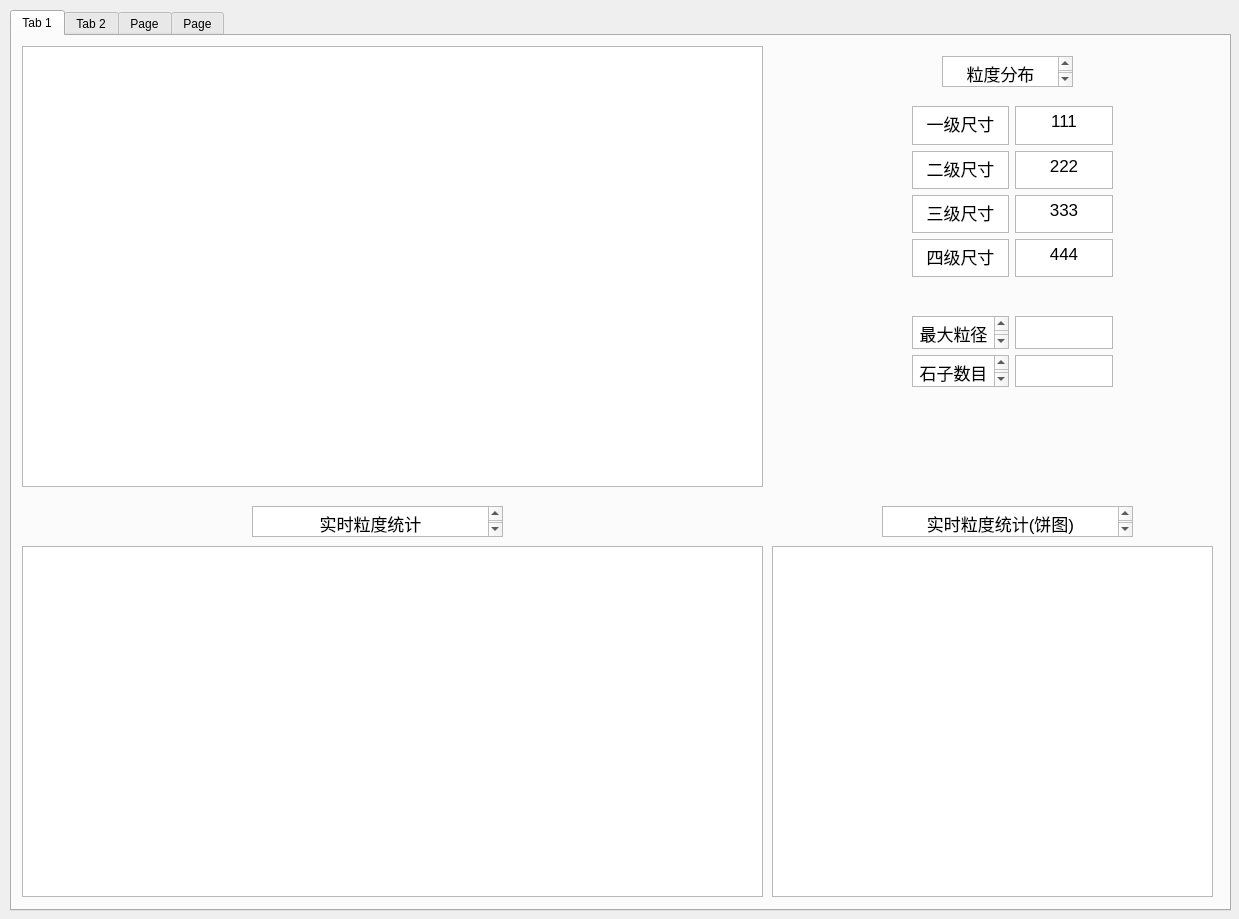
<?xml version="1.0" encoding="UTF-8"?>
<ui version="4.0">
 <class>MainWindow</class>
 <widget class="QMainWindow" name="MainWindow">
  <property name="geometry">
   <rect>
    <x>0</x>
    <y>0</y>
    <width>1239</width>
    <height>919</height>
   </rect>
  </property>
  <property name="windowTitle">
   <string>MainWindow</string>
  </property>
  <widget class="QWidget" name="centralwidget">
   <widget class="QTabWidget" name="tabWidget">
    <property name="geometry">
     <rect>
      <x>10</x>
      <y>10</y>
      <width>1221</width>
      <height>901</height>
     </rect>
    </property>
    <property name="currentIndex">
     <number>0</number>
    </property>
    <widget class="QWidget" name="tab">
     <attribute name="title">
      <string>Tab 1</string>
     </attribute>
     <widget class="QGraphicsView" name="graphicsView">
      <property name="geometry">
       <rect>
        <x>10</x>
        <y>10</y>
        <width>741</width>
        <height>441</height>
       </rect>
      </property>
     </widget>
     <widget class="QTextBrowser" name="textBrowser_9">
      <property name="geometry">
       <rect>
        <x>240</x>
        <y>470</y>
        <width>251</width>
        <height>31</height>
       </rect>
      </property>
      <property name="html">
       <string>&lt;!DOCTYPE HTML PUBLIC &quot;-//W3C//DTD HTML 4.0//EN&quot; &quot;http://www.w3.org/TR/REC-html40/strict.dtd&quot;&gt;
&lt;html&gt;&lt;head&gt;&lt;meta name=&quot;qrichtext&quot; content=&quot;1&quot; /&gt;&lt;style type=&quot;text/css&quot;&gt;
p, li { white-space: pre-wrap; }
&lt;/style&gt;&lt;/head&gt;&lt;body style=&quot; font-family:'.AppleSystemUIFont'; font-size:13pt; font-weight:400; font-style:normal;&quot;&gt;
&lt;p align=&quot;center&quot; style=&quot; margin-top:0px; margin-bottom:0px; margin-left:0px; margin-right:0px; -qt-block-indent:0; text-indent:0px;&quot;&gt;实时粒度统计&lt;/p&gt;&lt;/body&gt;&lt;/html&gt;</string>
      </property>
     </widget>
     <widget class="QGraphicsView" name="graphicsView_2">
      <property name="geometry">
       <rect>
        <x>10</x>
        <y>510</y>
        <width>741</width>
        <height>351</height>
       </rect>
      </property>
     </widget>
     <widget class="QWidget" name="gridLayoutWidget">
      <property name="geometry">
       <rect>
        <x>900</x>
        <y>70</y>
        <width>201</width>
        <height>171</height>
       </rect>
      </property>
      <layout class="QGridLayout" name="gridLayout">
       <item row="1" column="1">
        <widget class="QTextBrowser" name="textBrowser_6">
         <property name="html">
          <string>&lt;!DOCTYPE HTML PUBLIC &quot;-//W3C//DTD HTML 4.0//EN&quot; &quot;http://www.w3.org/TR/REC-html40/strict.dtd&quot;&gt;
&lt;html&gt;&lt;head&gt;&lt;meta name=&quot;qrichtext&quot; content=&quot;1&quot; /&gt;&lt;style type=&quot;text/css&quot;&gt;
p, li { white-space: pre-wrap; }
&lt;/style&gt;&lt;/head&gt;&lt;body style=&quot; font-family:'.AppleSystemUIFont'; font-size:13pt; font-weight:400; font-style:normal;&quot;&gt;
&lt;p align=&quot;center&quot; style=&quot; margin-top:0px; margin-bottom:0px; margin-left:0px; margin-right:0px; -qt-block-indent:0; text-indent:0px;&quot;&gt;222&lt;/p&gt;&lt;/body&gt;&lt;/html&gt;</string>
         </property>
        </widget>
       </item>
       <item row="3" column="1">
        <widget class="QTextBrowser" name="textBrowser_8">
         <property name="html">
          <string>&lt;!DOCTYPE HTML PUBLIC &quot;-//W3C//DTD HTML 4.0//EN&quot; &quot;http://www.w3.org/TR/REC-html40/strict.dtd&quot;&gt;
&lt;html&gt;&lt;head&gt;&lt;meta name=&quot;qrichtext&quot; content=&quot;1&quot; /&gt;&lt;style type=&quot;text/css&quot;&gt;
p, li { white-space: pre-wrap; }
&lt;/style&gt;&lt;/head&gt;&lt;body style=&quot; font-family:'.AppleSystemUIFont'; font-size:13pt; font-weight:400; font-style:normal;&quot;&gt;
&lt;p align=&quot;center&quot; style=&quot; margin-top:0px; margin-bottom:0px; margin-left:0px; margin-right:0px; -qt-block-indent:0; text-indent:0px;&quot;&gt;444&lt;/p&gt;&lt;/body&gt;&lt;/html&gt;</string>
         </property>
        </widget>
       </item>
       <item row="2" column="0">
        <widget class="QTextBrowser" name="textBrowser_3">
         <property name="html">
          <string>&lt;!DOCTYPE HTML PUBLIC &quot;-//W3C//DTD HTML 4.0//EN&quot; &quot;http://www.w3.org/TR/REC-html40/strict.dtd&quot;&gt;
&lt;html&gt;&lt;head&gt;&lt;meta name=&quot;qrichtext&quot; content=&quot;1&quot; /&gt;&lt;style type=&quot;text/css&quot;&gt;
p, li { white-space: pre-wrap; }
&lt;/style&gt;&lt;/head&gt;&lt;body style=&quot; font-family:'.AppleSystemUIFont'; font-size:13pt; font-weight:400; font-style:normal;&quot;&gt;
&lt;p align=&quot;center&quot; style=&quot; margin-top:0px; margin-bottom:0px; margin-left:0px; margin-right:0px; -qt-block-indent:0; text-indent:0px;&quot;&gt;三级尺寸&lt;/p&gt;&lt;/body&gt;&lt;/html&gt;</string>
         </property>
        </widget>
       </item>
       <item row="3" column="0">
        <widget class="QTextBrowser" name="textBrowser_4">
         <property name="html">
          <string>&lt;!DOCTYPE HTML PUBLIC &quot;-//W3C//DTD HTML 4.0//EN&quot; &quot;http://www.w3.org/TR/REC-html40/strict.dtd&quot;&gt;
&lt;html&gt;&lt;head&gt;&lt;meta name=&quot;qrichtext&quot; content=&quot;1&quot; /&gt;&lt;style type=&quot;text/css&quot;&gt;
p, li { white-space: pre-wrap; }
&lt;/style&gt;&lt;/head&gt;&lt;body style=&quot; font-family:'.AppleSystemUIFont'; font-size:13pt; font-weight:400; font-style:normal;&quot;&gt;
&lt;p align=&quot;center&quot; style=&quot; margin-top:0px; margin-bottom:0px; margin-left:0px; margin-right:0px; -qt-block-indent:0; text-indent:0px;&quot;&gt;四级尺寸&lt;/p&gt;&lt;/body&gt;&lt;/html&gt;</string>
         </property>
        </widget>
       </item>
       <item row="1" column="0">
        <widget class="QTextEdit" name="textEdit_2">
         <property name="html">
          <string>&lt;!DOCTYPE HTML PUBLIC &quot;-//W3C//DTD HTML 4.0//EN&quot; &quot;http://www.w3.org/TR/REC-html40/strict.dtd&quot;&gt;
&lt;html&gt;&lt;head&gt;&lt;meta name=&quot;qrichtext&quot; content=&quot;1&quot; /&gt;&lt;style type=&quot;text/css&quot;&gt;
p, li { white-space: pre-wrap; }
&lt;/style&gt;&lt;/head&gt;&lt;body style=&quot; font-family:'.AppleSystemUIFont'; font-size:13pt; font-weight:400; font-style:normal;&quot;&gt;
&lt;p align=&quot;center&quot; style=&quot; margin-top:0px; margin-bottom:0px; margin-left:0px; margin-right:0px; -qt-block-indent:0; text-indent:0px;&quot;&gt;二级尺寸&lt;/p&gt;&lt;/body&gt;&lt;/html&gt;</string>
         </property>
        </widget>
       </item>
       <item row="2" column="1">
        <widget class="QTextEdit" name="textEdit_7">
         <property name="html">
          <string>&lt;!DOCTYPE HTML PUBLIC &quot;-//W3C//DTD HTML 4.0//EN&quot; &quot;http://www.w3.org/TR/REC-html40/strict.dtd&quot;&gt;
&lt;html&gt;&lt;head&gt;&lt;meta name=&quot;qrichtext&quot; content=&quot;1&quot; /&gt;&lt;style type=&quot;text/css&quot;&gt;
p, li { white-space: pre-wrap; }
&lt;/style&gt;&lt;/head&gt;&lt;body style=&quot; font-family:'.AppleSystemUIFont'; font-size:13pt; font-weight:400; font-style:normal;&quot;&gt;
&lt;p align=&quot;center&quot; style=&quot; margin-top:0px; margin-bottom:0px; margin-left:0px; margin-right:0px; -qt-block-indent:0; text-indent:0px;&quot;&gt;333&lt;/p&gt;&lt;/body&gt;&lt;/html&gt;</string>
         </property>
        </widget>
       </item>
       <item row="0" column="0">
        <widget class="QTextBrowser" name="textBrowser">
         <property name="html">
          <string>&lt;!DOCTYPE HTML PUBLIC &quot;-//W3C//DTD HTML 4.0//EN&quot; &quot;http://www.w3.org/TR/REC-html40/strict.dtd&quot;&gt;
&lt;html&gt;&lt;head&gt;&lt;meta name=&quot;qrichtext&quot; content=&quot;1&quot; /&gt;&lt;style type=&quot;text/css&quot;&gt;
p, li { white-space: pre-wrap; }
&lt;/style&gt;&lt;/head&gt;&lt;body style=&quot; font-family:'.AppleSystemUIFont'; font-size:13pt; font-weight:400; font-style:normal;&quot;&gt;
&lt;p align=&quot;center&quot; style=&quot; margin-top:0px; margin-bottom:0px; margin-left:0px; margin-right:0px; -qt-block-indent:0; text-indent:0px;&quot;&gt;一级尺寸&lt;/p&gt;&lt;/body&gt;&lt;/html&gt;</string>
         </property>
        </widget>
       </item>
       <item row="0" column="1">
        <widget class="QTextBrowser" name="textBrowser_5">
         <property name="html">
          <string>&lt;!DOCTYPE HTML PUBLIC &quot;-//W3C//DTD HTML 4.0//EN&quot; &quot;http://www.w3.org/TR/REC-html40/strict.dtd&quot;&gt;
&lt;html&gt;&lt;head&gt;&lt;meta name=&quot;qrichtext&quot; content=&quot;1&quot; /&gt;&lt;style type=&quot;text/css&quot;&gt;
p, li { white-space: pre-wrap; }
&lt;/style&gt;&lt;/head&gt;&lt;body style=&quot; font-family:'.AppleSystemUIFont'; font-size:13pt; font-weight:400; font-style:normal;&quot;&gt;
&lt;p align=&quot;center&quot; style=&quot; margin-top:0px; margin-bottom:0px; margin-left:0px; margin-right:0px; -qt-block-indent:0; text-indent:0px;&quot;&gt;111&lt;/p&gt;&lt;/body&gt;&lt;/html&gt;</string>
         </property>
        </widget>
       </item>
      </layout>
     </widget>
     <widget class="QTextBrowser" name="textBrowser_11">
      <property name="geometry">
       <rect>
        <x>930</x>
        <y>20</y>
        <width>131</width>
        <height>31</height>
       </rect>
      </property>
      <property name="html">
       <string>&lt;!DOCTYPE HTML PUBLIC &quot;-//W3C//DTD HTML 4.0//EN&quot; &quot;http://www.w3.org/TR/REC-html40/strict.dtd&quot;&gt;
&lt;html&gt;&lt;head&gt;&lt;meta name=&quot;qrichtext&quot; content=&quot;1&quot; /&gt;&lt;style type=&quot;text/css&quot;&gt;
p, li { white-space: pre-wrap; }
&lt;/style&gt;&lt;/head&gt;&lt;body style=&quot; font-family:'.AppleSystemUIFont'; font-size:13pt; font-weight:400; font-style:normal;&quot;&gt;
&lt;p align=&quot;center&quot; style=&quot; margin-top:0px; margin-bottom:0px; margin-left:0px; margin-right:0px; -qt-block-indent:0; text-indent:0px;&quot;&gt;粒度分布&lt;/p&gt;&lt;/body&gt;&lt;/html&gt;</string>
      </property>
     </widget>
     <widget class="QWidget" name="gridLayoutWidget_2">
      <property name="geometry">
       <rect>
        <x>900</x>
        <y>280</y>
        <width>201</width>
        <height>71</height>
       </rect>
      </property>
      <layout class="QGridLayout" name="gridLayout_2">
       <item row="0" column="0">
        <widget class="QTextBrowser" name="textBrowser_2">
         <property name="html">
          <string>&lt;!DOCTYPE HTML PUBLIC &quot;-//W3C//DTD HTML 4.0//EN&quot; &quot;http://www.w3.org/TR/REC-html40/strict.dtd&quot;&gt;
&lt;html&gt;&lt;head&gt;&lt;meta name=&quot;qrichtext&quot; content=&quot;1&quot; /&gt;&lt;style type=&quot;text/css&quot;&gt;
p, li { white-space: pre-wrap; }
&lt;/style&gt;&lt;/head&gt;&lt;body style=&quot; font-family:'.AppleSystemUIFont'; font-size:13pt; font-weight:400; font-style:normal;&quot;&gt;
&lt;p align=&quot;center&quot; style=&quot; margin-top:0px; margin-bottom:0px; margin-left:0px; margin-right:0px; -qt-block-indent:0; text-indent:0px;&quot;&gt;最大粒径&lt;/p&gt;&lt;/body&gt;&lt;/html&gt;</string>
         </property>
        </widget>
       </item>
       <item row="1" column="0">
        <widget class="QTextBrowser" name="textBrowser_7">
         <property name="html">
          <string>&lt;!DOCTYPE HTML PUBLIC &quot;-//W3C//DTD HTML 4.0//EN&quot; &quot;http://www.w3.org/TR/REC-html40/strict.dtd&quot;&gt;
&lt;html&gt;&lt;head&gt;&lt;meta name=&quot;qrichtext&quot; content=&quot;1&quot; /&gt;&lt;style type=&quot;text/css&quot;&gt;
p, li { white-space: pre-wrap; }
&lt;/style&gt;&lt;/head&gt;&lt;body style=&quot; font-family:'.AppleSystemUIFont'; font-size:13pt; font-weight:400; font-style:normal;&quot;&gt;
&lt;p align=&quot;center&quot; style=&quot; margin-top:0px; margin-bottom:0px; margin-left:0px; margin-right:0px; -qt-block-indent:0; text-indent:0px;&quot;&gt;石子数目&lt;/p&gt;&lt;/body&gt;&lt;/html&gt;</string>
         </property>
        </widget>
       </item>
       <item row="0" column="1">
        <widget class="QTextBrowser" name="textBrowser_12"/>
       </item>
       <item row="1" column="1">
        <widget class="QTextBrowser" name="textBrowser_13"/>
       </item>
      </layout>
     </widget>
     <widget class="QGraphicsView" name="graphicsView_4">
      <property name="geometry">
       <rect>
        <x>760</x>
        <y>510</y>
        <width>441</width>
        <height>351</height>
       </rect>
      </property>
     </widget>
     <widget class="QTextBrowser" name="textBrowser_18">
      <property name="geometry">
       <rect>
        <x>870</x>
        <y>470</y>
        <width>251</width>
        <height>31</height>
       </rect>
      </property>
      <property name="html">
       <string>&lt;!DOCTYPE HTML PUBLIC &quot;-//W3C//DTD HTML 4.0//EN&quot; &quot;http://www.w3.org/TR/REC-html40/strict.dtd&quot;&gt;
&lt;html&gt;&lt;head&gt;&lt;meta name=&quot;qrichtext&quot; content=&quot;1&quot; /&gt;&lt;style type=&quot;text/css&quot;&gt;
p, li { white-space: pre-wrap; }
&lt;/style&gt;&lt;/head&gt;&lt;body style=&quot; font-family:'.AppleSystemUIFont'; font-size:13pt; font-weight:400; font-style:normal;&quot;&gt;
&lt;p align=&quot;center&quot; style=&quot; margin-top:0px; margin-bottom:0px; margin-left:0px; margin-right:0px; -qt-block-indent:0; text-indent:0px;&quot;&gt;实时粒度统计(饼图)&lt;/p&gt;&lt;/body&gt;&lt;/html&gt;</string>
      </property>
     </widget>
    </widget>
    <widget class="QWidget" name="tab_2">
     <attribute name="title">
      <string>Tab 2</string>
     </attribute>
     <widget class="QGraphicsView" name="graphicsView_3">
      <property name="geometry">
       <rect>
        <x>10</x>
        <y>510</y>
        <width>741</width>
        <height>351</height>
       </rect>
      </property>
     </widget>
     <widget class="QTextBrowser" name="textBrowser_10">
      <property name="geometry">
       <rect>
        <x>240</x>
        <y>470</y>
        <width>251</width>
        <height>31</height>
       </rect>
      </property>
      <property name="html">
       <string>&lt;!DOCTYPE HTML PUBLIC &quot;-//W3C//DTD HTML 4.0//EN&quot; &quot;http://www.w3.org/TR/REC-html40/strict.dtd&quot;&gt;
&lt;html&gt;&lt;head&gt;&lt;meta name=&quot;qrichtext&quot; content=&quot;1&quot; /&gt;&lt;style type=&quot;text/css&quot;&gt;
p, li { white-space: pre-wrap; }
&lt;/style&gt;&lt;/head&gt;&lt;body style=&quot; font-family:'.AppleSystemUIFont'; font-size:13pt; font-weight:400; font-style:normal;&quot;&gt;
&lt;p align=&quot;center&quot; style=&quot; margin-top:0px; margin-bottom:0px; margin-left:0px; margin-right:0px; -qt-block-indent:0; text-indent:0px;&quot;&gt;当前粒度分布&lt;/p&gt;&lt;/body&gt;&lt;/html&gt;</string>
      </property>
     </widget>
     <widget class="QGraphicsView" name="graphicsView_5">
      <property name="geometry">
       <rect>
        <x>10</x>
        <y>10</y>
        <width>741</width>
        <height>441</height>
       </rect>
      </property>
     </widget>
    </widget>
    <widget class="QWidget" name="tab_3">
     <attribute name="title">
      <string>Page</string>
     </attribute>
     <widget class="QTextBrowser" name="textBrowser_16">
      <property name="geometry">
       <rect>
        <x>310</x>
        <y>270</y>
        <width>71</width>
        <height>31</height>
       </rect>
      </property>
      <property name="html">
       <string>&lt;!DOCTYPE HTML PUBLIC &quot;-//W3C//DTD HTML 4.0//EN&quot; &quot;http://www.w3.org/TR/REC-html40/strict.dtd&quot;&gt;
&lt;html&gt;&lt;head&gt;&lt;meta name=&quot;qrichtext&quot; content=&quot;1&quot; /&gt;&lt;style type=&quot;text/css&quot;&gt;
p, li { white-space: pre-wrap; }
&lt;/style&gt;&lt;/head&gt;&lt;body style=&quot; font-family:'.AppleSystemUIFont'; font-size:13pt; font-weight:400; font-style:normal;&quot;&gt;
&lt;p align=&quot;center&quot; style=&quot; margin-top:0px; margin-bottom:0px; margin-left:0px; margin-right:0px; -qt-block-indent:0; text-indent:0px;&quot;&gt;光照设置&lt;/p&gt;&lt;/body&gt;&lt;/html&gt;</string>
      </property>
     </widget>
     <widget class="QLineEdit" name="lineEdit_2">
      <property name="geometry">
       <rect>
        <x>400</x>
        <y>270</y>
        <width>311</width>
        <height>31</height>
       </rect>
      </property>
     </widget>
     <widget class="QTextBrowser" name="textBrowser_17">
      <property name="geometry">
       <rect>
        <x>310</x>
        <y>310</y>
        <width>71</width>
        <height>31</height>
       </rect>
      </property>
      <property name="html">
       <string>&lt;!DOCTYPE HTML PUBLIC &quot;-//W3C//DTD HTML 4.0//EN&quot; &quot;http://www.w3.org/TR/REC-html40/strict.dtd&quot;&gt;
&lt;html&gt;&lt;head&gt;&lt;meta name=&quot;qrichtext&quot; content=&quot;1&quot; /&gt;&lt;style type=&quot;text/css&quot;&gt;
p, li { white-space: pre-wrap; }
&lt;/style&gt;&lt;/head&gt;&lt;body style=&quot; font-family:'.AppleSystemUIFont'; font-size:13pt; font-weight:400; font-style:normal;&quot;&gt;
&lt;p align=&quot;center&quot; style=&quot; margin-top:0px; margin-bottom:0px; margin-left:0px; margin-right:0px; -qt-block-indent:0; text-indent:0px;&quot;&gt;光圈设置&lt;/p&gt;&lt;/body&gt;&lt;/html&gt;</string>
      </property>
     </widget>
     <widget class="QLineEdit" name="lineEdit_3">
      <property name="geometry">
       <rect>
        <x>400</x>
        <y>310</y>
        <width>311</width>
        <height>31</height>
       </rect>
      </property>
     </widget>
    </widget>
    <widget class="QWidget" name="tab_4">
     <attribute name="title">
      <string>Page</string>
     </attribute>
     <widget class="QTextBrowser" name="textBrowser_14">
      <property name="geometry">
       <rect>
        <x>370</x>
        <y>160</y>
        <width>311</width>
        <height>31</height>
       </rect>
      </property>
      <property name="html">
       <string>&lt;!DOCTYPE HTML PUBLIC &quot;-//W3C//DTD HTML 4.0//EN&quot; &quot;http://www.w3.org/TR/REC-html40/strict.dtd&quot;&gt;
&lt;html&gt;&lt;head&gt;&lt;meta name=&quot;qrichtext&quot; content=&quot;1&quot; /&gt;&lt;style type=&quot;text/css&quot;&gt;
p, li { white-space: pre-wrap; }
&lt;/style&gt;&lt;/head&gt;&lt;body style=&quot; font-family:'.AppleSystemUIFont'; font-size:13pt; font-weight:400; font-style:normal;&quot;&gt;
&lt;p align=&quot;center&quot; style=&quot; margin-top:0px; margin-bottom:0px; margin-left:0px; margin-right:0px; -qt-block-indent:0; text-indent:0px;&quot;&gt;IP设置&lt;/p&gt;&lt;/body&gt;&lt;/html&gt;</string>
      </property>
     </widget>
     <widget class="QTextBrowser" name="textBrowser_15">
      <property name="geometry">
       <rect>
        <x>290</x>
        <y>220</y>
        <width>61</width>
        <height>31</height>
       </rect>
      </property>
      <property name="html">
       <string>&lt;!DOCTYPE HTML PUBLIC &quot;-//W3C//DTD HTML 4.0//EN&quot; &quot;http://www.w3.org/TR/REC-html40/strict.dtd&quot;&gt;
&lt;html&gt;&lt;head&gt;&lt;meta name=&quot;qrichtext&quot; content=&quot;1&quot; /&gt;&lt;style type=&quot;text/css&quot;&gt;
p, li { white-space: pre-wrap; }
&lt;/style&gt;&lt;/head&gt;&lt;body style=&quot; font-family:'.AppleSystemUIFont'; font-size:13pt; font-weight:400; font-style:normal;&quot;&gt;
&lt;p align=&quot;center&quot; style=&quot; margin-top:0px; margin-bottom:0px; margin-left:0px; margin-right:0px; -qt-block-indent:0; text-indent:0px;&quot;&gt;输入&lt;/p&gt;&lt;/body&gt;&lt;/html&gt;</string>
      </property>
     </widget>
     <widget class="QLineEdit" name="lineEdit">
      <property name="geometry">
       <rect>
        <x>370</x>
        <y>220</y>
        <width>311</width>
        <height>31</height>
       </rect>
      </property>
     </widget>
    </widget>
   </widget>
  </widget>
  <action name="actiongongneng">
   <property name="text">
    <string>gongneng</string>
   </property>
  </action>
  <action name="actiongongenng2">
   <property name="text">
    <string>gongenng2</string>
   </property>
  </action>
  <action name="actionMain_interface">
   <property name="text">
    <string>Main interface</string>
   </property>
  </action>
  <action name="actionCamera">
   <property name="text">
    <string>Camera</string>
   </property>
  </action>
 </widget>
 <resources/>
 <connections/>
</ui>
